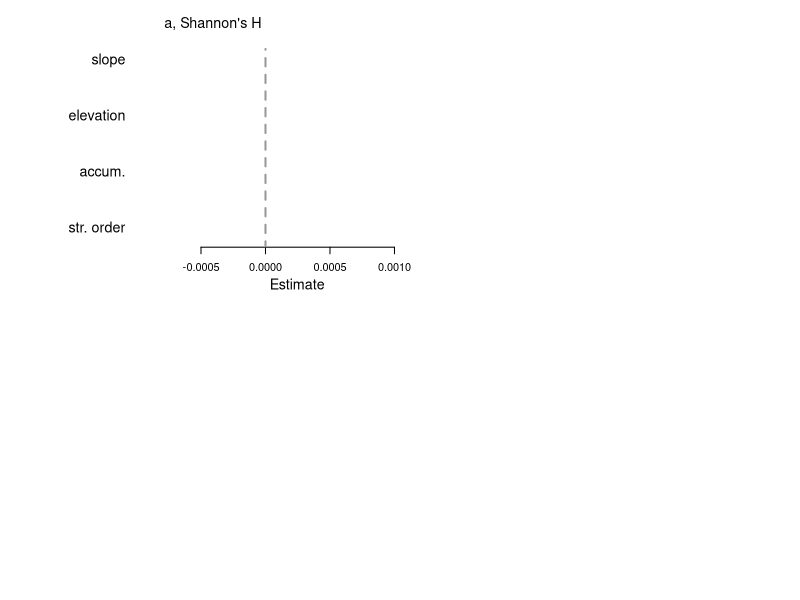

This chart was generated by the following R code: (Note: this script raises an error after producing the figure.)
##Set working directory
setwd("C:/Users/elwel/OneDrive/Desktop/aquatic_data/git/EuroAquaticMacroInverts")

# attach data
#drivEst <- read.csv("outputs/Driver_metaanaly_Ests.csv")
drivEst <- read.csv("outputs/Driver_horseshoe_metaanaly_Ests.csv")
head(drivEst)
unique(drivEst$Response)

options(scipen=999)

##save plot
#tiff(filename = "plots/Fig4_drivers/Drivers_TaxaFunc_extra_streamCharacteristics.tiff", width = 5, height = 4, units = 'in', res = 600, compression = 'lzw')
tiff(filename = "plots/Fig4_drivers/Drivers_TaxaFunc_extra_streamCharacteristics_horseshoe.tiff", width = 5, height = 5, units = 'in', res = 600, compression = 'lzw')

##layout
layout(mat = matrix(c(1:6), 
                        nrow = 2, 
                        ncol = 3),
       heights = c(2,2,2,2,2,2),
       widths = c(0.8,2,2,0.8,2,2))

par(mar=c(4,0.4,0.4,0.8))
#empty plot for where the labels will go
plot(0, xaxt = 'n', yaxt = 'n', bty = 'n', pch = '', ylab = '', xlab = '')
plot(0, xaxt = 'n', yaxt = 'n', bty = 'n', pch = '', ylab = '', xlab = '')

#### shannonsH #####
sub <- subset(drivEst, Response == "shannonsH")
subQ <- c(sub$Q0.5[6:9],sub$Q95[6:9])
est <- sub$Estimate[6:9]
yy <- c(1:4)
plot(yy ~ est, ylab="",xlab="", yaxt="n", las=1, type="n",xlim=c(min(subQ),max(subQ)), ylim=c(0.8,4.8),cex=2, bty="n")
#polygon(x=c(-100,-100,0,0),
#        y=c(-4,22,22,-4), col = "grey80", border = "grey80")
segments(x0=0,y0=0,x1=0,y1=4.18,lty=2, lwd=2,col="grey60")
axis(2, at=yy, lwd = 0, lwd.ticks = 0, labels=c("str. order", "accum.", "elevation", "slope"), las=1,cex.axis=1.3)
title(xlab="Estimate", line=2.4,cex.lab=1.3)
legend("topleft", legend=("a, Shannon's H"), bty="n", cex=1.3)
mm <- cbind(yy,est)
mm_neg <- as.data.frame(mm[ which(est < 0),])
mm_pos <- as.data.frame(mm[ which(est > 0),])
#points(yy ~ est, pch="l",cex=2.2,col="white")
points(mm_neg$yy ~ mm_neg$est, pch="l",cex=4,col="firebrick2")
points(mm_pos[1,] ~ mm_pos[2,], pch="l",cex=4,col="dodgerblue")
yyy1=c(0.975,1.025,1.025,0.975)
yyy2=c(0.95,1.05,1.05,0.95)
yyy3=c(0.9,1.1,1.1,0.9)
polygon(x=c(if (sub$Q2.5[6]<0) {sub$Q2.5[6]} else {0}, if (sub$Q2.5[6]<0) {sub$Q2.5[6]} else {0}, if (sub$Q97.5[6]<0) {sub$Q97.5[6]} else {0}, if (sub$Q97.5[6]<0) {sub$Q97.5[6]} else {0}),y=(yyy1), col = "firebrick2", border = NA)
polygon(x=c(if (sub$Q5[6]<0) {sub$Q5[6]} else {0}, if (sub$Q5[6]<0) {sub$Q5[6]} else {0}, if (sub$Q95[6]<0) {sub$Q95[6]} else {0}, if (sub$Q95[6]<0) {sub$Q95[6]} else {0}),y=(yyy2), col = "firebrick2", border = NA)
polygon(x=c(if (sub$Q10[6]<0) {sub$Q10[6]} else {0}, if (sub$Q10[6]<0) {sub$Q10[6]} else {0}, if (sub$Q90[6]<0) {sub$Q90[6]} else {0}, if (sub$Q90[6]<0) {sub$Q90[6]} else {0}),y=(yyy3), col = "firebrick2", border = NA)
polygon(x=c(if (sub$Q2.5[6]>0) {sub$Q2.5[6]} else {0}, if (sub$Q2.5[6]>0) {sub$Q2.5[6]} else {0}, if (sub$Q97.5[6]>0) {sub$Q97.5[6]} else {0}, if (sub$Q97.5[6]>0) {sub$Q97.5[6]} else {0}),y=(yyy1), col = "dodgerblue", border = NA)
polygon(x=c(if (sub$Q5[6]>0) {sub$Q5[6]} else {0}, if (sub$Q5[6]>0) {sub$Q5[6]} else {0}, if (sub$Q95[6]>0) {sub$Q95[6]} else {0}, if (sub$Q95[6]>0) {sub$Q95[6]} else {0}),y=(yyy2), col = "dodgerblue", border = NA)
polygon(x=c(if (sub$Q10[6]>0) {sub$Q10[6]} else {0}, if (sub$Q10[6]>0) {sub$Q10[6]} else {0}, if (sub$Q90[6]>0) {sub$Q90[6]} else {0}, if (sub$Q90[6]>0) {sub$Q90[6]} else {0}),y=(yyy3), col = "dodgerblue", border = NA)
polygon(x=c(if (sub$Q2.5[7]<0) {sub$Q2.5[7]} else {0}, if (sub$Q2.5[7]<0) {sub$Q2.5[7]} else {0}, if (sub$Q97.5[7]<0) {sub$Q97.5[7]} else {0}, if (sub$Q97.5[7]<0) {sub$Q97.5[7]} else {0}),y=(yyy1+1), col = "firebrick2", border = NA)
polygon(x=c(if (sub$Q5[7]<0) {sub$Q5[7]} else {0}, if (sub$Q5[7]<0) {sub$Q5[7]} else {0}, if (sub$Q95[7]<0) {sub$Q95[7]} else {0}, if (sub$Q95[7]<0) {sub$Q95[7]} else {0}),y=(yyy2+1), col = "firebrick2", border = NA)
polygon(x=c(if (sub$Q10[7]<0) {sub$Q10[7]} else {0}, if (sub$Q10[7]<0) {sub$Q10[7]} else {0}, if (sub$Q90[7]<0) {sub$Q90[7]} else {0}, if (sub$Q90[7]<0) {sub$Q90[7]} else {0}),y=(yyy3+1), col = "firebrick2", border = NA)
polygon(x=c(if (sub$Q2.5[7]>0) {sub$Q2.5[7]} else {0}, if (sub$Q2.5[7]>0) {sub$Q2.5[7]} else {0}, if (sub$Q97.5[7]>0) {sub$Q97.5[7]} else {0}, if (sub$Q97.5[7]>0) {sub$Q97.5[7]} else {0}),y=(yyy1+1), col = "dodgerblue", border = NA)
polygon(x=c(if (sub$Q5[7]>0) {sub$Q5[7]} else {0}, if (sub$Q5[7]>0) {sub$Q5[7]} else {0}, if (sub$Q95[7]>0) {sub$Q95[7]} else {0}, if (sub$Q95[7]>0) {sub$Q95[7]} else {0}),y=(yyy2+1), col = "dodgerblue", border = NA)
polygon(x=c(if (sub$Q10[7]>0) {sub$Q10[7]} else {0}, if (sub$Q10[7]>0) {sub$Q10[7]} else {0}, if (sub$Q90[7]>0) {sub$Q90[7]} else {0}, if (sub$Q90[7]>0) {sub$Q90[7]} else {0}),y=(yyy3+1), col = "dodgerblue", border = NA)
polygon(x=c(if (sub$Q2.5[8]<0) {sub$Q2.5[8]} else {0}, if (sub$Q2.5[8]<0) {sub$Q2.5[8]} else {0}, if (sub$Q97.5[8]<0) {sub$Q97.5[8]} else {0}, if (sub$Q97.5[8]<0) {sub$Q97.5[8]} else {0}),y=(yyy1+2), col = "firebrick2", border = NA)
polygon(x=c(if (sub$Q5[8]<0) {sub$Q5[8]} else {0}, if (sub$Q5[8]<0) {sub$Q5[8]} else {0}, if (sub$Q95[8]<0) {sub$Q95[8]} else {0}, if (sub$Q95[8]<0) {sub$Q95[8]} else {0}),y=(yyy2+2), col = "firebrick2", border = NA)
polygon(x=c(if (sub$Q10[8]<0) {sub$Q10[8]} else {0}, if (sub$Q10[8]<0) {sub$Q10[8]} else {0}, if (sub$Q90[8]<0) {sub$Q90[8]} else {0}, if (sub$Q90[8]<0) {sub$Q90[8]} else {0}),y=(yyy3+2), col = "firebrick2", border = NA)
polygon(x=c(if (sub$Q2.5[8]>0) {sub$Q2.5[8]} else {0}, if (sub$Q2.5[8]>0) {sub$Q2.5[8]} else {0}, if (sub$Q97.5[8]>0) {sub$Q97.5[8]} else {0}, if (sub$Q97.5[8]>0) {sub$Q97.5[8]} else {0}),y=(yyy1+2), col = "dodgerblue", border = NA)
polygon(x=c(if (sub$Q5[8]>0) {sub$Q5[8]} else {0}, if (sub$Q5[8]>0) {sub$Q5[8]} else {0}, if (sub$Q95[8]>0) {sub$Q95[8]} else {0}, if (sub$Q95[8]>0) {sub$Q95[8]} else {0}),y=(yyy2+2), col = "dodgerblue", border = NA)
polygon(x=c(if (sub$Q10[8]>0) {sub$Q10[8]} else {0}, if (sub$Q10[8]>0) {sub$Q10[8]} else {0}, if (sub$Q90[8]>0) {sub$Q90[8]} else {0}, if (sub$Q90[8]>0) {sub$Q90[8]} else {0}),y=(yyy3+2), col = "dodgerblue", border = NA)
polygon(x=c(if (sub$Q2.5[9]<0) {sub$Q2.5[9]} else {0}, if (sub$Q2.5[9]<0) {sub$Q2.5[9]} else {0}, if (sub$Q97.5[9]<0) {sub$Q97.5[9]} else {0}, if (sub$Q97.5[9]<0) {sub$Q97.5[9]} else {0}),y=(yyy1+3), col = "firebrick2", border = NA)
polygon(x=c(if (sub$Q5[9]<0) {sub$Q5[9]} else {0}, if (sub$Q5[9]<0) {sub$Q5[9]} else {0}, if (sub$Q95[9]<0) {sub$Q95[9]} else {0}, if (sub$Q95[9]<0) {sub$Q95[9]} else {0}),y=(yyy2+3), col = "firebrick2", border = NA)
polygon(x=c(if (sub$Q10[9]<0) {sub$Q10[9]} else {0}, if (sub$Q10[9]<0) {sub$Q10[9]} else {0}, if (sub$Q90[9]<0) {sub$Q90[9]} else {0}, if (sub$Q90[9]<0) {sub$Q90[9]} else {0}),y=(yyy3+3), col = "firebrick2", border = NA)
polygon(x=c(if (sub$Q2.5[9]>0) {sub$Q2.5[9]} else {0}, if (sub$Q2.5[9]>0) {sub$Q2.5[9]} else {0}, if (sub$Q97.5[9]>0) {sub$Q97.5[9]} else {0}, if (sub$Q97.5[9]>0) {sub$Q97.5[9]} else {0}),y=(yyy1+3), col = "dodgerblue", border = NA)
polygon(x=c(if (sub$Q5[9]>0) {sub$Q5[9]} else {0}, if (sub$Q5[9]>0) {sub$Q5[9]} else {0}, if (sub$Q95[9]>0) {sub$Q95[9]} else {0}, if (sub$Q95[9]>0) {sub$Q95[9]} else {0}),y=(yyy2+3), col = "dodgerblue", border = NA)
polygon(x=c(if (sub$Q10[9]>0) {sub$Q10[9]} else {0}, if (sub$Q10[9]>0) {sub$Q10[9]} else {0}, if (sub$Q90[9]>0) {sub$Q90[9]} else {0}, if (sub$Q90[9]>0) {sub$Q90[9]} else {0}),y=(yyy3+3), col = "dodgerblue", border = NA)

#### func_diverg #####
sub <- subset(drivEst, Response == "func_diverg")
subQ <- c(sub$Q0.5[6:9],sub$Q95[6:9])
est <- sub$Estimate[6:9]
yy <- c(1:4)
plot(yy ~ est, ylab="",xlab="", yaxt="n", las=1, type="n",xlim=c(min(subQ),max(subQ)), ylim=c(0.8,4.8),cex=2, bty="n")
segments(x0=0,y0=0,x1=0,y1=4.18,lty=2, lwd=2,col="grey60")
axis(2, at=yy, lwd = 0, lwd.ticks = 0, labels=c("str. order", "accum.", "elevation", "slope"), las=1,cex.axis=1.3)
title(xlab="Estimate", line=2.4,cex.lab=1.3)
legend("topleft", legend=("c, Func. divergence"), bty="n", cex=1.3)
mm <- cbind(yy,est)
mm_neg <- as.data.frame(mm[ which(est < 0),])
mm_pos <- as.data.frame(mm[ which(est > 0),])
points(mm_neg$yy ~ mm_neg$est, pch="l",cex=4,col="firebrick2")
points(mm_pos[1,] ~ mm_pos[2,], pch="l",cex=4,col="dodgerblue")
yyy1=c(0.975,1.025,1.025,0.975)
yyy2=c(0.95,1.05,1.05,0.95)
yyy3=c(0.9,1.1,1.1,0.9)
polygon(x=c(if (sub$Q2.5[6]<0) {sub$Q2.5[6]} else {0}, if (sub$Q2.5[6]<0) {sub$Q2.5[6]} else {0}, if (sub$Q97.5[6]<0) {sub$Q97.5[6]} else {0}, if (sub$Q97.5[6]<0) {sub$Q97.5[6]} else {0}),y=(yyy1), col = "firebrick2", border = NA)
polygon(x=c(if (sub$Q5[6]<0) {sub$Q5[6]} else {0}, if (sub$Q5[6]<0) {sub$Q5[6]} else {0}, if (sub$Q95[6]<0) {sub$Q95[6]} else {0}, if (sub$Q95[6]<0) {sub$Q95[6]} else {0}),y=(yyy2), col = "firebrick2", border = NA)
polygon(x=c(if (sub$Q10[6]<0) {sub$Q10[6]} else {0}, if (sub$Q10[6]<0) {sub$Q10[6]} else {0}, if (sub$Q90[6]<0) {sub$Q90[6]} else {0}, if (sub$Q90[6]<0) {sub$Q90[6]} else {0}),y=(yyy3), col = "firebrick2", border = NA)
polygon(x=c(if (sub$Q2.5[6]>0) {sub$Q2.5[6]} else {0}, if (sub$Q2.5[6]>0) {sub$Q2.5[6]} else {0}, if (sub$Q97.5[6]>0) {sub$Q97.5[6]} else {0}, if (sub$Q97.5[6]>0) {sub$Q97.5[6]} else {0}),y=(yyy1), col = "dodgerblue", border = NA)
polygon(x=c(if (sub$Q5[6]>0) {sub$Q5[6]} else {0}, if (sub$Q5[6]>0) {sub$Q5[6]} else {0}, if (sub$Q95[6]>0) {sub$Q95[6]} else {0}, if (sub$Q95[6]>0) {sub$Q95[6]} else {0}),y=(yyy2), col = "dodgerblue", border = NA)
polygon(x=c(if (sub$Q10[6]>0) {sub$Q10[6]} else {0}, if (sub$Q10[6]>0) {sub$Q10[6]} else {0}, if (sub$Q90[6]>0) {sub$Q90[6]} else {0}, if (sub$Q90[6]>0) {sub$Q90[6]} else {0}),y=(yyy3), col = "dodgerblue", border = NA)
polygon(x=c(if (sub$Q2.5[7]<0) {sub$Q2.5[7]} else {0}, if (sub$Q2.5[7]<0) {sub$Q2.5[7]} else {0}, if (sub$Q97.5[7]<0) {sub$Q97.5[7]} else {0}, if (sub$Q97.5[7]<0) {sub$Q97.5[7]} else {0}),y=(yyy1+1), col = "firebrick2", border = NA)
polygon(x=c(if (sub$Q5[7]<0) {sub$Q5[7]} else {0}, if (sub$Q5[7]<0) {sub$Q5[7]} else {0}, if (sub$Q95[7]<0) {sub$Q95[7]} else {0}, if (sub$Q95[7]<0) {sub$Q95[7]} else {0}),y=(yyy2+1), col = "firebrick2", border = NA)
polygon(x=c(if (sub$Q10[7]<0) {sub$Q10[7]} else {0}, if (sub$Q10[7]<0) {sub$Q10[7]} else {0}, if (sub$Q90[7]<0) {sub$Q90[7]} else {0}, if (sub$Q90[7]<0) {sub$Q90[7]} else {0}),y=(yyy3+1), col = "firebrick2", border = NA)
polygon(x=c(if (sub$Q2.5[7]>0) {sub$Q2.5[7]} else {0}, if (sub$Q2.5[7]>0) {sub$Q2.5[7]} else {0}, if (sub$Q97.5[7]>0) {sub$Q97.5[7]} else {0}, if (sub$Q97.5[7]>0) {sub$Q97.5[7]} else {0}),y=(yyy1+1), col = "dodgerblue", border = NA)
polygon(x=c(if (sub$Q5[7]>0) {sub$Q5[7]} else {0}, if (sub$Q5[7]>0) {sub$Q5[7]} else {0}, if (sub$Q95[7]>0) {sub$Q95[7]} else {0}, if (sub$Q95[7]>0) {sub$Q95[7]} else {0}),y=(yyy2+1), col = "dodgerblue", border = NA)
polygon(x=c(if (sub$Q10[7]>0) {sub$Q10[7]} else {0}, if (sub$Q10[7]>0) {sub$Q10[7]} else {0}, if (sub$Q90[7]>0) {sub$Q90[7]} else {0}, if (sub$Q90[7]>0) {sub$Q90[7]} else {0}),y=(yyy3+1), col = "dodgerblue", border = NA)
polygon(x=c(if (sub$Q2.5[8]<0) {sub$Q2.5[8]} else {0}, if (sub$Q2.5[8]<0) {sub$Q2.5[8]} else {0}, if (sub$Q97.5[8]<0) {sub$Q97.5[8]} else {0}, if (sub$Q97.5[8]<0) {sub$Q97.5[8]} else {0}),y=(yyy1+2), col = "firebrick2", border = NA)
polygon(x=c(if (sub$Q5[8]<0) {sub$Q5[8]} else {0}, if (sub$Q5[8]<0) {sub$Q5[8]} else {0}, if (sub$Q95[8]<0) {sub$Q95[8]} else {0}, if (sub$Q95[8]<0) {sub$Q95[8]} else {0}),y=(yyy2+2), col = "firebrick2", border = NA)
polygon(x=c(if (sub$Q10[8]<0) {sub$Q10[8]} else {0}, if (sub$Q10[8]<0) {sub$Q10[8]} else {0}, if (sub$Q90[8]<0) {sub$Q90[8]} else {0}, if (sub$Q90[8]<0) {sub$Q90[8]} else {0}),y=(yyy3+2), col = "firebrick2", border = NA)
polygon(x=c(if (sub$Q2.5[8]>0) {sub$Q2.5[8]} else {0}, if (sub$Q2.5[8]>0) {sub$Q2.5[8]} else {0}, if (sub$Q97.5[8]>0) {sub$Q97.5[8]} else {0}, if (sub$Q97.5[8]>0) {sub$Q97.5[8]} else {0}),y=(yyy1+2), col = "dodgerblue", border = NA)
polygon(x=c(if (sub$Q5[8]>0) {sub$Q5[8]} else {0}, if (sub$Q5[8]>0) {sub$Q5[8]} else {0}, if (sub$Q95[8]>0) {sub$Q95[8]} else {0}, if (sub$Q95[8]>0) {sub$Q95[8]} else {0}),y=(yyy2+2), col = "dodgerblue", border = NA)
polygon(x=c(if (sub$Q10[8]>0) {sub$Q10[8]} else {0}, if (sub$Q10[8]>0) {sub$Q10[8]} else {0}, if (sub$Q90[8]>0) {sub$Q90[8]} else {0}, if (sub$Q90[8]>0) {sub$Q90[8]} else {0}),y=(yyy3+2), col = "dodgerblue", border = NA)
polygon(x=c(if (sub$Q2.5[9]<0) {sub$Q2.5[9]} else {0}, if (sub$Q2.5[9]<0) {sub$Q2.5[9]} else {0}, if (sub$Q97.5[9]<0) {sub$Q97.5[9]} else {0}, if (sub$Q97.5[9]<0) {sub$Q97.5[9]} else {0}),y=(yyy1+3), col = "firebrick2", border = NA)
polygon(x=c(if (sub$Q5[9]<0) {sub$Q5[9]} else {0}, if (sub$Q5[9]<0) {sub$Q5[9]} else {0}, if (sub$Q95[9]<0) {sub$Q95[9]} else {0}, if (sub$Q95[9]<0) {sub$Q95[9]} else {0}),y=(yyy2+3), col = "firebrick2", border = NA)
polygon(x=c(if (sub$Q10[9]<0) {sub$Q10[9]} else {0}, if (sub$Q10[9]<0) {sub$Q10[9]} else {0}, if (sub$Q90[9]<0) {sub$Q90[9]} else {0}, if (sub$Q90[9]<0) {sub$Q90[9]} else {0}),y=(yyy3+3), col = "firebrick2", border = NA)
polygon(x=c(if (sub$Q2.5[9]>0) {sub$Q2.5[9]} else {0}, if (sub$Q2.5[9]>0) {sub$Q2.5[9]} else {0}, if (sub$Q97.5[9]>0) {sub$Q97.5[9]} else {0}, if (sub$Q97.5[9]>0) {sub$Q97.5[9]} else {0}),y=(yyy1+3), col = "dodgerblue", border = NA)
polygon(x=c(if (sub$Q5[9]>0) {sub$Q5[9]} else {0}, if (sub$Q5[9]>0) {sub$Q5[9]} else {0}, if (sub$Q95[9]>0) {sub$Q95[9]} else {0}, if (sub$Q95[9]>0) {sub$Q95[9]} else {0}),y=(yyy2+3), col = "dodgerblue", border = NA)
polygon(x=c(if (sub$Q10[9]>0) {sub$Q10[9]} else {0}, if (sub$Q10[9]>0) {sub$Q10[9]} else {0}, if (sub$Q90[9]>0) {sub$Q90[9]} else {0}, if (sub$Q90[9]>0) {sub$Q90[9]} else {0}),y=(yyy3+3), col = "dodgerblue", border = NA)

#### spp_richness_rarefied #####
sub <- subset(drivEst, Response == "spp_richness_rarefied")
subQ <- c(sub$Q0.5[6:9],sub$Q95[6:9])
est <- sub$Estimate[6:9]
yy <- c(1:4)
plot(yy ~ est, ylab="",xlab="", yaxt="n", las=1, type="n",xlim=c(min(subQ),max(subQ)), ylim=c(0.8,4.8),cex=2, bty="n")
segments(x0=0,y0=0,x1=0,y1=4.18,lty=2, lwd=2,col="grey60")
title(xlab="Estimate", line=2.4,cex.lab=1.3)
legend("topleft", legend=("b, Rarefied richness"), bty="n", cex=1.3)
mm <- cbind(yy,est)
mm_neg <- as.data.frame(mm[ which(est < 0),])
mm_pos <- as.data.frame(mm[ which(est > 0),])
#points(yy ~ est, pch="l",cex=2.2,col="white")
points(mm_neg$yy ~ mm_neg$est, pch="l",cex=4,col="firebrick2")
points(mm_pos[1,] ~ mm_pos[2,], pch="l",cex=4,col="dodgerblue")
polygon(x=c(if (sub$Q2.5[6]<0) {sub$Q2.5[6]} else {0}, if (sub$Q2.5[6]<0) {sub$Q2.5[6]} else {0}, if (sub$Q97.5[6]<0) {sub$Q97.5[6]} else {0}, if (sub$Q97.5[6]<0) {sub$Q97.5[6]} else {0}),y=(yyy1), col = "firebrick2", border = NA)
polygon(x=c(if (sub$Q5[6]<0) {sub$Q5[6]} else {0}, if (sub$Q5[6]<0) {sub$Q5[6]} else {0}, if (sub$Q95[6]<0) {sub$Q95[6]} else {0}, if (sub$Q95[6]<0) {sub$Q95[6]} else {0}),y=(yyy2), col = "firebrick2", border = NA)
polygon(x=c(if (sub$Q10[6]<0) {sub$Q10[6]} else {0}, if (sub$Q10[6]<0) {sub$Q10[6]} else {0}, if (sub$Q90[6]<0) {sub$Q90[6]} else {0}, if (sub$Q90[6]<0) {sub$Q90[6]} else {0}),y=(yyy3), col = "firebrick2", border = NA)
polygon(x=c(if (sub$Q2.5[6]>0) {sub$Q2.5[6]} else {0}, if (sub$Q2.5[6]>0) {sub$Q2.5[6]} else {0}, if (sub$Q97.5[6]>0) {sub$Q97.5[6]} else {0}, if (sub$Q97.5[6]>0) {sub$Q97.5[6]} else {0}),y=(yyy1), col = "dodgerblue", border = NA)
polygon(x=c(if (sub$Q5[6]>0) {sub$Q5[6]} else {0}, if (sub$Q5[6]>0) {sub$Q5[6]} else {0}, if (sub$Q95[6]>0) {sub$Q95[6]} else {0}, if (sub$Q95[6]>0) {sub$Q95[6]} else {0}),y=(yyy2), col = "dodgerblue", border = NA)
polygon(x=c(if (sub$Q10[6]>0) {sub$Q10[6]} else {0}, if (sub$Q10[6]>0) {sub$Q10[6]} else {0}, if (sub$Q90[6]>0) {sub$Q90[6]} else {0}, if (sub$Q90[6]>0) {sub$Q90[6]} else {0}),y=(yyy3), col = "dodgerblue", border = NA)
polygon(x=c(if (sub$Q2.5[7]<0) {sub$Q2.5[7]} else {0}, if (sub$Q2.5[7]<0) {sub$Q2.5[7]} else {0}, if (sub$Q97.5[7]<0) {sub$Q97.5[7]} else {0}, if (sub$Q97.5[7]<0) {sub$Q97.5[7]} else {0}),y=(yyy1+1), col = "firebrick2", border = NA)
polygon(x=c(if (sub$Q5[7]<0) {sub$Q5[7]} else {0}, if (sub$Q5[7]<0) {sub$Q5[7]} else {0}, if (sub$Q95[7]<0) {sub$Q95[7]} else {0}, if (sub$Q95[7]<0) {sub$Q95[7]} else {0}),y=(yyy2+1), col = "firebrick2", border = NA)
polygon(x=c(if (sub$Q10[7]<0) {sub$Q10[7]} else {0}, if (sub$Q10[7]<0) {sub$Q10[7]} else {0}, if (sub$Q90[7]<0) {sub$Q90[7]} else {0}, if (sub$Q90[7]<0) {sub$Q90[7]} else {0}),y=(yyy3+1), col = "firebrick2", border = NA)
polygon(x=c(if (sub$Q2.5[7]>0) {sub$Q2.5[7]} else {0}, if (sub$Q2.5[7]>0) {sub$Q2.5[7]} else {0}, if (sub$Q97.5[7]>0) {sub$Q97.5[7]} else {0}, if (sub$Q97.5[7]>0) {sub$Q97.5[7]} else {0}),y=(yyy1+1), col = "dodgerblue", border = NA)
polygon(x=c(if (sub$Q5[7]>0) {sub$Q5[7]} else {0}, if (sub$Q5[7]>0) {sub$Q5[7]} else {0}, if (sub$Q95[7]>0) {sub$Q95[7]} else {0}, if (sub$Q95[7]>0) {sub$Q95[7]} else {0}),y=(yyy2+1), col = "dodgerblue", border = NA)
polygon(x=c(if (sub$Q10[7]>0) {sub$Q10[7]} else {0}, if (sub$Q10[7]>0) {sub$Q10[7]} else {0}, if (sub$Q90[7]>0) {sub$Q90[7]} else {0}, if (sub$Q90[7]>0) {sub$Q90[7]} else {0}),y=(yyy3+1), col = "dodgerblue", border = NA)
polygon(x=c(if (sub$Q2.5[8]<0) {sub$Q2.5[8]} else {0}, if (sub$Q2.5[8]<0) {sub$Q2.5[8]} else {0}, if (sub$Q97.5[8]<0) {sub$Q97.5[8]} else {0}, if (sub$Q97.5[8]<0) {sub$Q97.5[8]} else {0}),y=(yyy1+2), col = "firebrick2", border = NA)
polygon(x=c(if (sub$Q5[8]<0) {sub$Q5[8]} else {0}, if (sub$Q5[8]<0) {sub$Q5[8]} else {0}, if (sub$Q95[8]<0) {sub$Q95[8]} else {0}, if (sub$Q95[8]<0) {sub$Q95[8]} else {0}),y=(yyy2+2), col = "firebrick2", border = NA)
polygon(x=c(if (sub$Q10[8]<0) {sub$Q10[8]} else {0}, if (sub$Q10[8]<0) {sub$Q10[8]} else {0}, if (sub$Q90[8]<0) {sub$Q90[8]} else {0}, if (sub$Q90[8]<0) {sub$Q90[8]} else {0}),y=(yyy3+2), col = "firebrick2", border = NA)
polygon(x=c(if (sub$Q2.5[8]>0) {sub$Q2.5[8]} else {0}, if (sub$Q2.5[8]>0) {sub$Q2.5[8]} else {0}, if (sub$Q97.5[8]>0) {sub$Q97.5[8]} else {0}, if (sub$Q97.5[8]>0) {sub$Q97.5[8]} else {0}),y=(yyy1+2), col = "dodgerblue", border = NA)
polygon(x=c(if (sub$Q5[8]>0) {sub$Q5[8]} else {0}, if (sub$Q5[8]>0) {sub$Q5[8]} else {0}, if (sub$Q95[8]>0) {sub$Q95[8]} else {0}, if (sub$Q95[8]>0) {sub$Q95[8]} else {0}),y=(yyy2+2), col = "dodgerblue", border = NA)
polygon(x=c(if (sub$Q10[8]>0) {sub$Q10[8]} else {0}, if (sub$Q10[8]>0) {sub$Q10[8]} else {0}, if (sub$Q90[8]>0) {sub$Q90[8]} else {0}, if (sub$Q90[8]>0) {sub$Q90[8]} else {0}),y=(yyy3+2), col = "dodgerblue", border = NA)
polygon(x=c(if (sub$Q2.5[9]<0) {sub$Q2.5[9]} else {0}, if (sub$Q2.5[9]<0) {sub$Q2.5[9]} else {0}, if (sub$Q97.5[9]<0) {sub$Q97.5[9]} else {0}, if (sub$Q97.5[9]<0) {sub$Q97.5[9]} else {0}),y=(yyy1+3), col = "firebrick2", border = NA)
polygon(x=c(if (sub$Q5[9]<0) {sub$Q5[9]} else {0}, if (sub$Q5[9]<0) {sub$Q5[9]} else {0}, if (sub$Q95[9]<0) {sub$Q95[9]} else {0}, if (sub$Q95[9]<0) {sub$Q95[9]} else {0}),y=(yyy2+3), col = "firebrick2", border = NA)
polygon(x=c(if (sub$Q10[9]<0) {sub$Q10[9]} else {0}, if (sub$Q10[9]<0) {sub$Q10[9]} else {0}, if (sub$Q90[9]<0) {sub$Q90[9]} else {0}, if (sub$Q90[9]<0) {sub$Q90[9]} else {0}),y=(yyy3+3), col = "firebrick2", border = NA)
polygon(x=c(if (sub$Q2.5[9]>0) {sub$Q2.5[9]} else {0}, if (sub$Q2.5[9]>0) {sub$Q2.5[9]} else {0}, if (sub$Q97.5[9]>0) {sub$Q97.5[9]} else {0}, if (sub$Q97.5[9]>0) {sub$Q97.5[9]} else {0}),y=(yyy1+3), col = "dodgerblue", border = NA)
polygon(x=c(if (sub$Q5[9]>0) {sub$Q5[9]} else {0}, if (sub$Q5[9]>0) {sub$Q5[9]} else {0}, if (sub$Q95[9]>0) {sub$Q95[9]} else {0}, if (sub$Q95[9]>0) {sub$Q95[9]} else {0}),y=(yyy2+3), col = "dodgerblue", border = NA)
polygon(x=c(if (sub$Q10[9]>0) {sub$Q10[9]} else {0}, if (sub$Q10[9]>0) {sub$Q10[9]} else {0}, if (sub$Q90[9]>0) {sub$Q90[9]} else {0}, if (sub$Q90[9]>0) {sub$Q90[9]} else {0}),y=(yyy3+3), col = "dodgerblue", border = NA)

#### RaoQ #####
sub <- subset(drivEst, Response == "RaoQ")
subQ <- c(sub$Q0.5[6:9],sub$Q95[6:9])
est <- sub$Estimate[6:9]
yy <- c(1:4)
plot(yy ~ est, ylab="",xlab="", yaxt="n", las=1, type="n",xlim=c(min(subQ),max(subQ)), ylim=c(0.8,4.8),cex=2, bty="n")
segments(x0=0,y0=0,x1=0,y1=4.18,lty=2, lwd=2,col="grey60")
title(xlab="Estimate", line=2.4,cex.lab=1.3)
legend("topleft", legend=("d, Rao's Q"), bty="n", cex=1.3)
mm <- cbind(yy,est)
mm_neg <- as.data.frame(mm[ which(est < 0),])
mm_pos <- as.data.frame(mm[ which(est > 0),])
#points(yy ~ est, pch="l",cex=2.2,col="white")
points(mm_neg$yy ~ mm_neg$est, pch="l",cex=4,col="firebrick2")
points(mm_pos[1,] ~ mm_pos[2,], pch="l",cex=4,col="dodgerblue")
yyy1=c(0.975,1.025,1.025,0.975)
yyy2=c(0.95,1.05,1.05,0.95)
yyy3=c(0.9,1.1,1.1,0.9)
polygon(x=c(if (sub$Q2.5[6]<0) {sub$Q2.5[6]} else {0}, if (sub$Q2.5[6]<0) {sub$Q2.5[6]} else {0}, if (sub$Q97.5[6]<0) {sub$Q97.5[6]} else {0}, if (sub$Q97.5[6]<0) {sub$Q97.5[6]} else {0}),y=(yyy1), col = "firebrick2", border = NA)
polygon(x=c(if (sub$Q5[6]<0) {sub$Q5[6]} else {0}, if (sub$Q5[6]<0) {sub$Q5[6]} else {0}, if (sub$Q95[6]<0) {sub$Q95[6]} else {0}, if (sub$Q95[6]<0) {sub$Q95[6]} else {0}),y=(yyy2), col = "firebrick2", border = NA)
polygon(x=c(if (sub$Q10[6]<0) {sub$Q10[6]} else {0}, if (sub$Q10[6]<0) {sub$Q10[6]} else {0}, if (sub$Q90[6]<0) {sub$Q90[6]} else {0}, if (sub$Q90[6]<0) {sub$Q90[6]} else {0}),y=(yyy3), col = "firebrick2", border = NA)
polygon(x=c(if (sub$Q2.5[6]>0) {sub$Q2.5[6]} else {0}, if (sub$Q2.5[6]>0) {sub$Q2.5[6]} else {0}, if (sub$Q97.5[6]>0) {sub$Q97.5[6]} else {0}, if (sub$Q97.5[6]>0) {sub$Q97.5[6]} else {0}),y=(yyy1), col = "dodgerblue", border = NA)
polygon(x=c(if (sub$Q5[6]>0) {sub$Q5[6]} else {0}, if (sub$Q5[6]>0) {sub$Q5[6]} else {0}, if (sub$Q95[6]>0) {sub$Q95[6]} else {0}, if (sub$Q95[6]>0) {sub$Q95[6]} else {0}),y=(yyy2), col = "dodgerblue", border = NA)
polygon(x=c(if (sub$Q10[6]>0) {sub$Q10[6]} else {0}, if (sub$Q10[6]>0) {sub$Q10[6]} else {0}, if (sub$Q90[6]>0) {sub$Q90[6]} else {0}, if (sub$Q90[6]>0) {sub$Q90[6]} else {0}),y=(yyy3), col = "dodgerblue", border = NA)
polygon(x=c(if (sub$Q2.5[7]<0) {sub$Q2.5[7]} else {0}, if (sub$Q2.5[7]<0) {sub$Q2.5[7]} else {0}, if (sub$Q97.5[7]<0) {sub$Q97.5[7]} else {0}, if (sub$Q97.5[7]<0) {sub$Q97.5[7]} else {0}),y=(yyy1+1), col = "firebrick2", border = NA)
polygon(x=c(if (sub$Q5[7]<0) {sub$Q5[7]} else {0}, if (sub$Q5[7]<0) {sub$Q5[7]} else {0}, if (sub$Q95[7]<0) {sub$Q95[7]} else {0}, if (sub$Q95[7]<0) {sub$Q95[7]} else {0}),y=(yyy2+1), col = "firebrick2", border = NA)
polygon(x=c(if (sub$Q10[7]<0) {sub$Q10[7]} else {0}, if (sub$Q10[7]<0) {sub$Q10[7]} else {0}, if (sub$Q90[7]<0) {sub$Q90[7]} else {0}, if (sub$Q90[7]<0) {sub$Q90[7]} else {0}),y=(yyy3+1), col = "firebrick2", border = NA)
polygon(x=c(if (sub$Q2.5[7]>0) {sub$Q2.5[7]} else {0}, if (sub$Q2.5[7]>0) {sub$Q2.5[7]} else {0}, if (sub$Q97.5[7]>0) {sub$Q97.5[7]} else {0}, if (sub$Q97.5[7]>0) {sub$Q97.5[7]} else {0}),y=(yyy1+1), col = "dodgerblue", border = NA)
polygon(x=c(if (sub$Q5[7]>0) {sub$Q5[7]} else {0}, if (sub$Q5[7]>0) {sub$Q5[7]} else {0}, if (sub$Q95[7]>0) {sub$Q95[7]} else {0}, if (sub$Q95[7]>0) {sub$Q95[7]} else {0}),y=(yyy2+1), col = "dodgerblue", border = NA)
polygon(x=c(if (sub$Q10[7]>0) {sub$Q10[7]} else {0}, if (sub$Q10[7]>0) {sub$Q10[7]} else {0}, if (sub$Q90[7]>0) {sub$Q90[7]} else {0}, if (sub$Q90[7]>0) {sub$Q90[7]} else {0}),y=(yyy3+1), col = "dodgerblue", border = NA)
polygon(x=c(if (sub$Q2.5[8]<0) {sub$Q2.5[8]} else {0}, if (sub$Q2.5[8]<0) {sub$Q2.5[8]} else {0}, if (sub$Q97.5[8]<0) {sub$Q97.5[8]} else {0}, if (sub$Q97.5[8]<0) {sub$Q97.5[8]} else {0}),y=(yyy1+2), col = "firebrick2", border = NA)
polygon(x=c(if (sub$Q5[8]<0) {sub$Q5[8]} else {0}, if (sub$Q5[8]<0) {sub$Q5[8]} else {0}, if (sub$Q95[8]<0) {sub$Q95[8]} else {0}, if (sub$Q95[8]<0) {sub$Q95[8]} else {0}),y=(yyy2+2), col = "firebrick2", border = NA)
polygon(x=c(if (sub$Q10[8]<0) {sub$Q10[8]} else {0}, if (sub$Q10[8]<0) {sub$Q10[8]} else {0}, if (sub$Q90[8]<0) {sub$Q90[8]} else {0}, if (sub$Q90[8]<0) {sub$Q90[8]} else {0}),y=(yyy3+2), col = "firebrick2", border = NA)
polygon(x=c(if (sub$Q2.5[8]>0) {sub$Q2.5[8]} else {0}, if (sub$Q2.5[8]>0) {sub$Q2.5[8]} else {0}, if (sub$Q97.5[8]>0) {sub$Q97.5[8]} else {0}, if (sub$Q97.5[8]>0) {sub$Q97.5[8]} else {0}),y=(yyy1+2), col = "dodgerblue", border = NA)
polygon(x=c(if (sub$Q5[8]>0) {sub$Q5[8]} else {0}, if (sub$Q5[8]>0) {sub$Q5[8]} else {0}, if (sub$Q95[8]>0) {sub$Q95[8]} else {0}, if (sub$Q95[8]>0) {sub$Q95[8]} else {0}),y=(yyy2+2), col = "dodgerblue", border = NA)
polygon(x=c(if (sub$Q10[8]>0) {sub$Q10[8]} else {0}, if (sub$Q10[8]>0) {sub$Q10[8]} else {0}, if (sub$Q90[8]>0) {sub$Q90[8]} else {0}, if (sub$Q90[8]>0) {sub$Q90[8]} else {0}),y=(yyy3+2), col = "dodgerblue", border = NA)
polygon(x=c(if (sub$Q2.5[9]<0) {sub$Q2.5[9]} else {0}, if (sub$Q2.5[9]<0) {sub$Q2.5[9]} else {0}, if (sub$Q97.5[9]<0) {sub$Q97.5[9]} else {0}, if (sub$Q97.5[9]<0) {sub$Q97.5[9]} else {0}),y=(yyy1+3), col = "firebrick2", border = NA)
polygon(x=c(if (sub$Q5[9]<0) {sub$Q5[9]} else {0}, if (sub$Q5[9]<0) {sub$Q5[9]} else {0}, if (sub$Q95[9]<0) {sub$Q95[9]} else {0}, if (sub$Q95[9]<0) {sub$Q95[9]} else {0}),y=(yyy2+3), col = "firebrick2", border = NA)
polygon(x=c(if (sub$Q10[9]<0) {sub$Q10[9]} else {0}, if (sub$Q10[9]<0) {sub$Q10[9]} else {0}, if (sub$Q90[9]<0) {sub$Q90[9]} else {0}, if (sub$Q90[9]<0) {sub$Q90[9]} else {0}),y=(yyy3+3), col = "firebrick2", border = NA)
polygon(x=c(if (sub$Q2.5[9]>0) {sub$Q2.5[9]} else {0}, if (sub$Q2.5[9]>0) {sub$Q2.5[9]} else {0}, if (sub$Q97.5[9]>0) {sub$Q97.5[9]} else {0}, if (sub$Q97.5[9]>0) {sub$Q97.5[9]} else {0}),y=(yyy1+3), col = "dodgerblue", border = NA)
polygon(x=c(if (sub$Q5[9]>0) {sub$Q5[9]} else {0}, if (sub$Q5[9]>0) {sub$Q5[9]} else {0}, if (sub$Q95[9]>0) {sub$Q95[9]} else {0}, if (sub$Q95[9]>0) {sub$Q95[9]} else {0}),y=(yyy2+3), col = "dodgerblue", border = NA)
polygon(x=c(if (sub$Q10[9]>0) {sub$Q10[9]} else {0}, if (sub$Q10[9]>0) {sub$Q10[9]} else {0}, if (sub$Q90[9]>0) {sub$Q90[9]} else {0}, if (sub$Q90[9]>0) {sub$Q90[9]} else {0}),y=(yyy3+3), col = "dodgerblue", border = NA)
##

##
dev.off()
##
